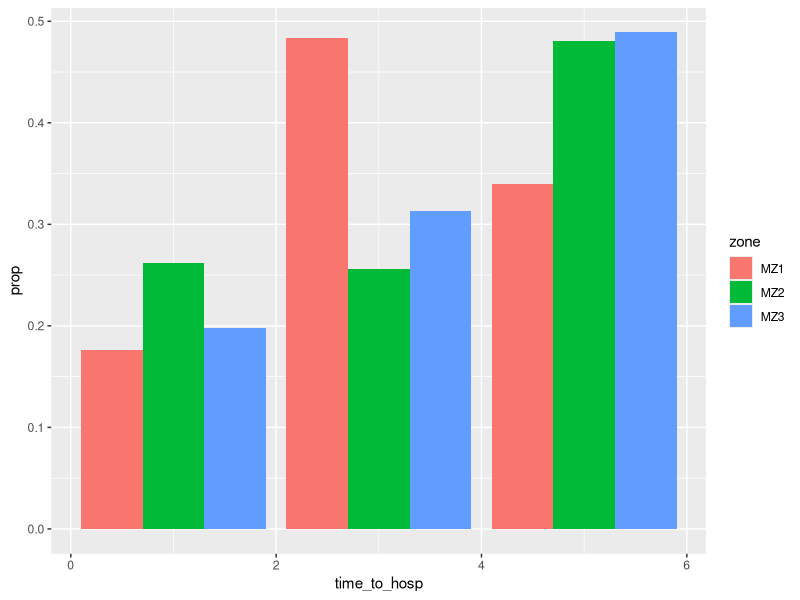
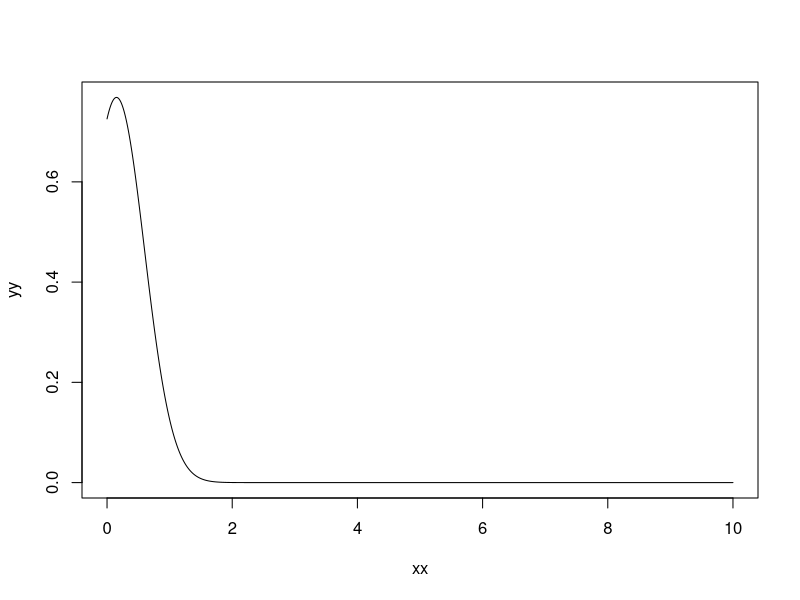

Here is the R script that generated these plots, in order:
library(ggplot2)
library(plyr)

# Data from Morrison KT, Buckeridge DL, Xiao Y, Moghadas SM. Health & Place. Health & Place 2014; 26: 53–9.
dat <- read.csv('time-to-hosp-Morrison-2014.txt')

is.data.frame(dat)
ggplot(dat)+geom_bar(aes(x=time_to_hosp, y=prop, fill=zone),
                     stat = 'identity',
                     position = 'dodge')


df <- ddply(dat,c('zone'), summarize, 
            m = sum(time_to_hosp * prop),
            v = sum((time_to_hosp^2 * prop)) - (sum(time_to_hosp * prop))^2)



df
mm <- 4#mean(df$m)
vv <- 9 #mean(df$v)

mu = log(mm^2/sqrt(vv+mm^2));
sigma = log(1.0 + vv/mm^2);


xx <- seq(0,10,by=0.01)
yy <- dlnorm(xx,x = mu, sdlog = sigma)

plot(xx,yy,typ='l')
    
